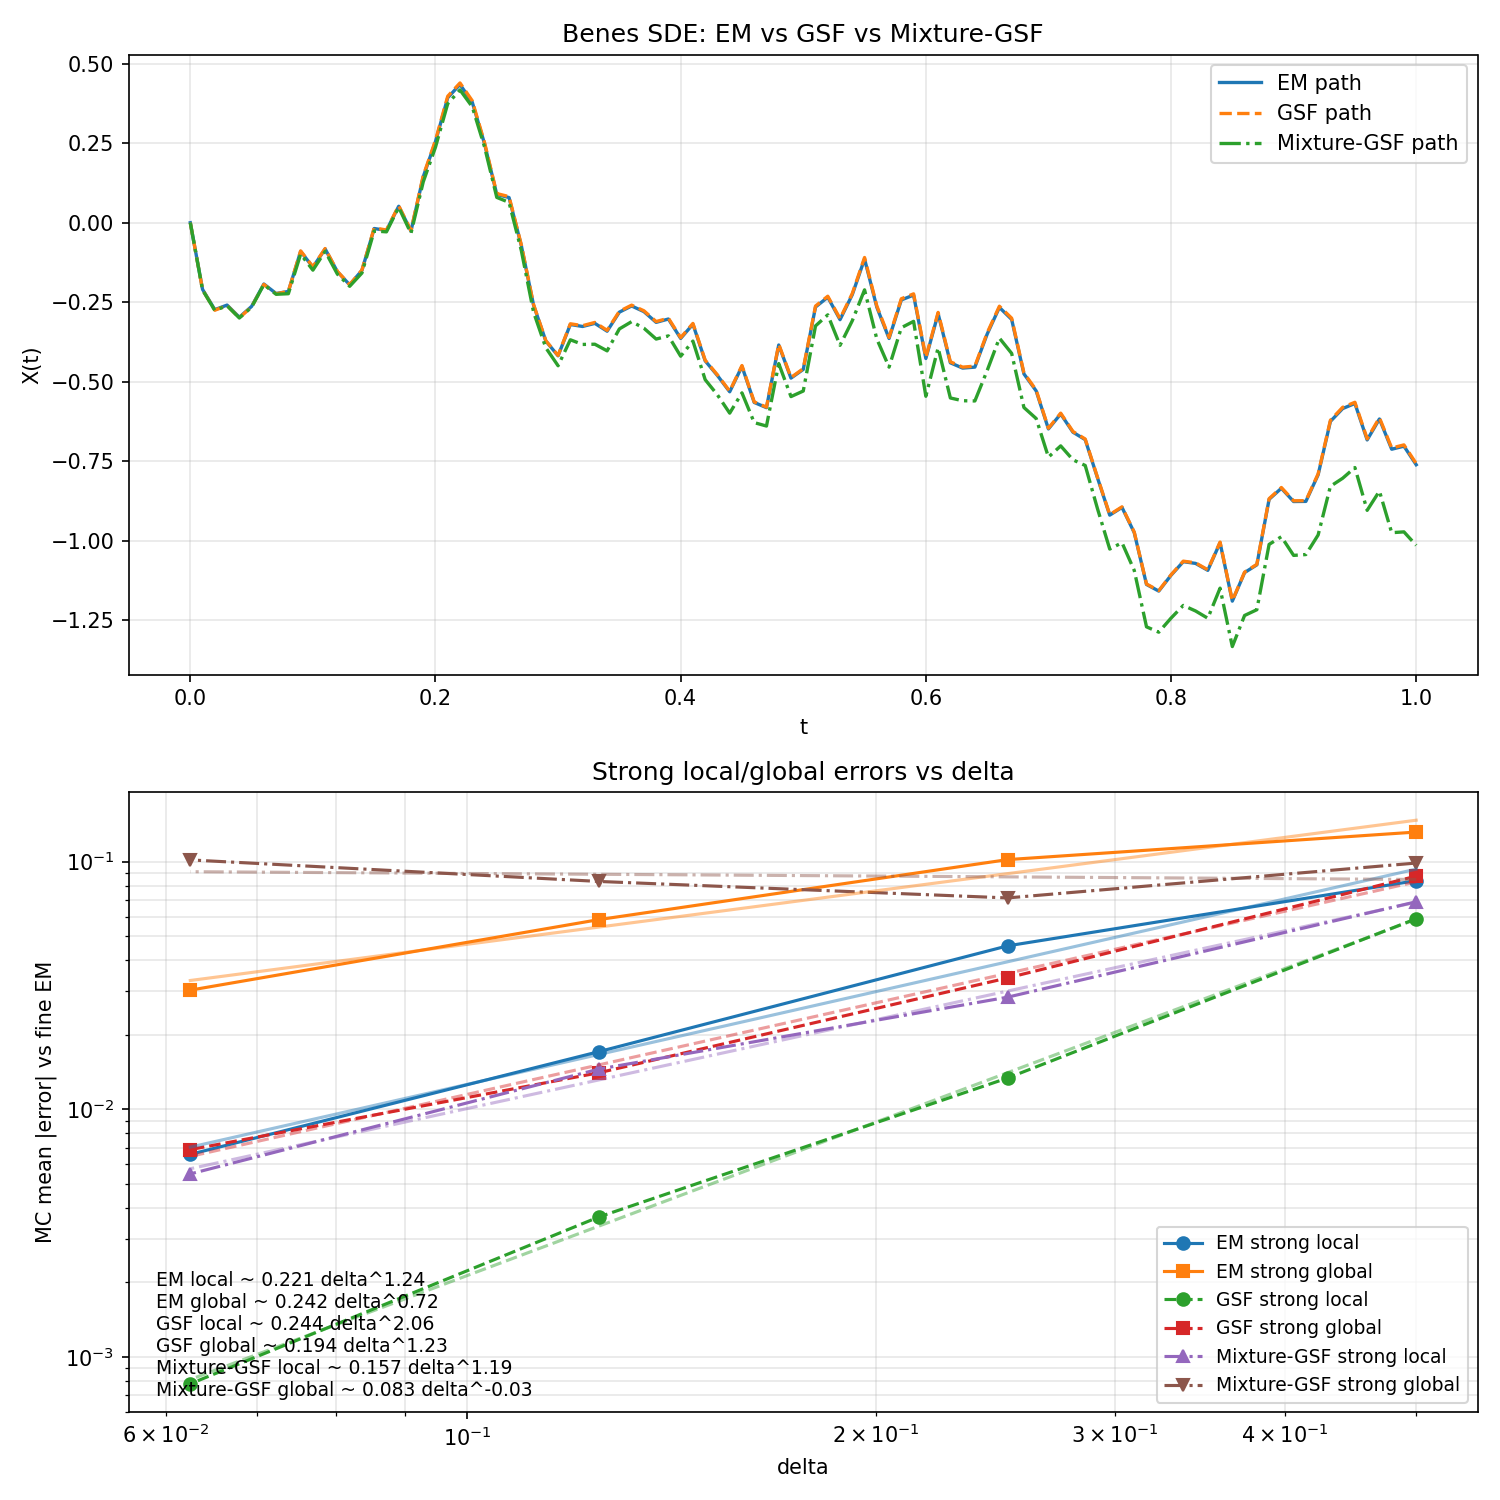

Recreate this plot in Python.
"""
Benes SDE benchmark: Mixture-GSF vs GSF vs Euler-Maruyama (EM).

Exports
-------
TimeConfig
    Time-discretization settings for path generation and convergence tests.
MonteCarloConfig
    Monte Carlo sampling configuration for error statistics.
SolverConfig
    Gaussian SDE Filter numerical parameters.
MixtureConfig
    Mixture-GSF numerical and sampling settings.
ExperimentConfig
    Top-level configuration for the benchmark.
run_experiment
    Compute path samples and strong local/global error curves.
plot_results
    Plot trajectories and log-log strong error convergence curves.
main
    Run the full benchmark and save figures.
"""
# pylint: disable=wrong-import-position
from typing import Optional
from dataclasses import dataclass

from pathlib import Path
import sys
_REPO_ROOT = Path(__file__).resolve().parents[2]
ROOT_STR = str(_REPO_ROOT)
if ROOT_STR not in sys.path:
    sys.path.insert(0, ROOT_STR)

try:
    import matplotlib.pyplot as plt
except ImportError:
    plt = None

import jax
import jax.numpy as jnp
import numpy as np
from tqdm.auto import tqdm

from benchmarks.benchmark_utils import (
    EM_GSF_MGSF_ERROR_SERIES_SPECS,
    POWER_LAW_FIT_HELP_TEXT,
    euler_maruyama_from_increments,
    fit_power_laws_for_error_series,
    format_power_law_text,
    plot_error_data_series,
    plot_fitted_error_series,
    prepare_coupled_discretization,
    resolve_mc_run_seed,
    strong_errors_from_paths,
)

from prob_sde import (
    brownian_and_parabolic_coeffs,
    piecewise_parabolic_brownian,
    IWP2Prior,
    SDESpec,
    solve_sde_pathwise_mixture_with_coeffs,
)
from prob_sde.solvers.sde_solver import (
    TimeGridConfig,
    GSFRunConfig,
    MGSFRunConfig,
    SDESolverConfig,
    solve_sde,
)
from prob_sde.filtering.sde.gaussian_sde_filter import GaussianSDEFilterConfig
from prob_sde.filtering.sde.mixture_sde_filter import (
    EKFConfig,
    SolverConfig as MixtureSolverConfig,
)

@dataclass(frozen=True)
class TimeConfig:
    """
    Time-discretization settings for path generation and convergence tests.

    Attributes
    ----------
    t_final : float
        Final simulation time.
    deltas : tuple[float, ...]
        Coarse step sizes used for Monte Carlo strong-error estimation.
    delta_for_path : float | None
        Step size used for single-path visualization. If ``None``, the first
        value in ``deltas`` is used.
    """

    t_final: float = 1.0
    deltas = (2.0**-1, 2.0**-2, 2.0**-3, 2.0**-4)
    delta_for_path: Optional[float] = 0.01


@dataclass(frozen=True)
class MonteCarloConfig:
    """
    Monte Carlo sampling configuration for error statistics.

    Attributes
    ----------
    num_sample_paths : int
        Number of independent seeds used per step size.
    seed : int | None
        Run-level random seed. If ``None``, a fresh seed is generated.
    """

    num_sample_paths: int = 200
    seed: Optional[int] = None


@dataclass(frozen=True)
class SolverConfig:
    """
    Gaussian SDE Filter numerical parameters.

    Attributes
    ----------
    measurement_noise : float
        Measurement noise used by the filter update model.
    sample_posterior_position : bool
        Whether to sample from posterior position instead of using the mean.
    variance_floor : float
        Lower bound applied to covariance terms for numerical stability.
    initial_cov_scale : float
        Initial covariance scaling used for filter state initialization.
    """

    measurement_noise: float = 0.0
    sample_posterior_position: bool = False
    variance_floor: float = 1e-12
    initial_cov_scale: float = 1e-8


@dataclass(frozen=True)
class MixtureConfig:
    """
    Mixture-GSF numerical and sampling settings.

    Attributes
    ----------
    num_paths_per_seed : int
        Number of pathwise mixture trajectories per Monte Carlo seed.
    use_ekf1_tk_initialization : bool
        Whether to use EKF1 initialization at t_k in Algorithm 3 stepping.
    """

    num_paths_per_seed: int = 500
    use_ekf1_tk_initialization: bool = False
    posterior_ekf_mode: str = "ekf0"


@dataclass(frozen=True)
class ExperimentConfig:
    """
    Top-level configuration for the Benes SDE benchmark.

    Attributes
    ----------
    x0 : float
        Initial SDE state.
    time : TimeConfig
        Time-grid and step-size controls.
    mc : MonteCarloConfig
        Monte Carlo sampling settings.
    solver : SolverConfig
        Gaussian SDE Filter settings.
    mixture : MixtureConfig
        Mixture-GSF settings.
    """

    x0: float = 0.0
    time: TimeConfig = TimeConfig()
    mc: MonteCarloConfig = MonteCarloConfig()
    solver: SolverConfig = SolverConfig()
    mixture: MixtureConfig = MixtureConfig()

def drift(x, _t):
    """Benes drift: tanh(x)."""
    return jnp.tanh(x)

def diffusion(_x, _t):
    """Benes diffusion: constant one."""
    return jnp.array(1)


def gsf_path_facade_coupled(root_key, cfg, delta, num_steps, coeffs_list):
    """One GSF path via `solve_sde` with caller-supplied parabolic coefficients."""
    sde = SDESpec.from_args(drift, diffusion, jnp.asarray(cfg.x0), bm_factory=None)
    run_cfg = _build_gsf_run_config(cfg, coeffs_list=list(coeffs_list))
    solver_cfg = SDESolverConfig(
        method="gsf",
        grid=TimeGridConfig(delta=float(delta), num_steps=int(num_steps), t0=0.0),
        gsf=run_cfg,
    )
    result = solve_sde(root_key, sde, solver_cfg)
    return result.trajectory


def _build_gsf_run_config(cfg, coeffs_list=None):
    """Map experiment config to facade `GSFRunConfig` for `solve_sde(..., method=\"gsf\")`."""
    return GSFRunConfig(
        prior_scale=1.0,
        filter_config=GaussianSDEFilterConfig(
            measurement_noise=cfg.solver.measurement_noise,
            sample_posterior_position=cfg.solver.sample_posterior_position,
            variance_floor=cfg.solver.variance_floor,
            initial_cov_scale=cfg.solver.initial_cov_scale,
            return_beta_coeffs=False,
            ekf_mode="ekf1",
        ),
        coeffs_list=coeffs_list,
        return_uncertainty=False,
    )


def _build_mixture_solver_inputs(delta, cfg):
    """Build Algorithm-3 Mixture-GSF inputs for one step size."""
    sde = SDESpec.from_args(
        drift,
        diffusion,
        jnp.asarray(cfg.x0),
        piecewise_parabolic_brownian,
    )
    prior = IWP2Prior(1.0, measurement_noise=cfg.solver.measurement_noise)
    solver_cfg = MixtureSolverConfig(
        delta=float(delta),
        num_steps=int(round(cfg.time.t_final / delta)),
        return_uncertainty=False,
        ekf=EKFConfig(
            use_ekf1_tk_initialization=cfg.mixture.use_ekf1_tk_initialization,
            posterior_ekf_mode=cfg.mixture.posterior_ekf_mode,
        ),
    )
    return sde, prior, solver_cfg


def _simulate_mixture_paths(root_key, delta, cfg, num_paths):
    """Simulate multiple MGSF trajectories via facade (uncoupled noise per path)."""
    sde = SDESpec.from_args(
        drift,
        diffusion,
        jnp.asarray(cfg.x0),
        piecewise_parabolic_brownian,
    )
    num_steps = int(round(cfg.time.t_final / delta))
    grid = TimeGridConfig(delta=float(delta), num_steps=num_steps, t0=0.0)
    mgsf_run = MGSFRunConfig(
        prior_scale=1.0,
        return_uncertainty=False,
        use_ekf1_tk_initialization=cfg.mixture.use_ekf1_tk_initialization,
    )
    solver_cfg_template = SDESolverConfig(method="mgsf", grid=grid, mgsf=mgsf_run)

    keys = jax.random.split(jax.random.fold_in(root_key, 2), num_paths)
    paths = []
    for key_i in keys:
        result = solve_sde(key_i, sde, solver_cfg_template)
        paths.append(result.trajectory)
    return jnp.asarray(paths)


def _simulate_coupled_paths(root_key, delta, cfg, disc):
    """Simulate reference EM, coarse EM, and facade GSF paths for one seed."""
    x_ref = euler_maruyama_from_increments(
        drift, diffusion, disc.dw_ref, disc.delta_ref, cfg.x0)
    x_em = euler_maruyama_from_increments(
        drift, diffusion, disc.dw_coarse, delta, cfg.x0)
    key_gsf = jax.random.fold_in(root_key, 1)
    x_gsf = gsf_path_facade_coupled(
        key_gsf,
        cfg,
        delta,
        disc.num_steps,
        disc.coeffs_list,
    )
    return x_ref, x_em, x_gsf


def _strong_errors_from_paths(x_ref, x_em, x_gsf, block_size):
    """Compute strong local/global absolute errors for EM and GSF."""
    em_local = jnp.abs(x_em[1] - x_ref[block_size])
    gsf_local = jnp.abs(x_gsf[1] - x_ref[block_size])
    em_global = jnp.abs(x_em[-1] - x_ref[-1])
    gsf_global = jnp.abs(x_gsf[-1] - x_ref[-1])
    return em_local, em_global, gsf_local, gsf_global


def _mixture_errors_from_paths(x_ref, x_mixture_paths, block_size):
    """
    Return per-seed ingredients for weak-mean error aggregation.
    We do NOT compute |path - path| here because MGSF paths are independent from x_ref.
    """
    ref_local = x_ref[block_size]
    ref_global = x_ref[-1]
    mgsf_local_mean = jnp.mean(x_mixture_paths[:, 1])
    mgsf_global_mean = jnp.mean(x_mixture_paths[:, -1])
    return ref_local, ref_global, mgsf_local_mean, mgsf_global_mean

# Coupled MGSF still uses the low-level API;
# sde_solver.solve_mgsf does not support coeffs_list yet.
def mgsf_path_coupled_with_coeffs(delta, cfg, coeffs_list):
    """Simulate one Mixture-GSF trajectory using supplied interval coeffs."""
    sde, prior, solver_cfg = _build_mixture_solver_inputs(delta, cfg)
    _, traj = solve_sde_pathwise_mixture_with_coeffs(
        sde=sde,
        prior=prior,
        config=solver_cfg,
        coeffs_list=coeffs_list,
    )
    return traj

def one_seed_errors(root_key, delta, cfg):
    """Compute EM/GSF/MGSF strong local/global errors for one seed and step."""
    disc = prepare_coupled_discretization(root_key, delta, cfg.time.t_final)
    x_ref, x_em, x_gsf = _simulate_coupled_paths(root_key, delta, cfg, disc)

    em_local, em_global, gsf_local, gsf_global = strong_errors_from_paths(
        x_ref, x_em, x_gsf, disc.block_size
    )

    x_mgsf = mgsf_path_coupled_with_coeffs(delta, cfg, disc.coeffs_list)
    mgsf_local = jnp.abs(x_mgsf[1] - x_ref[disc.block_size])
    mgsf_global = jnp.abs(x_mgsf[-1] - x_ref[-1])

    return em_local, em_global, gsf_local, gsf_global, mgsf_local, mgsf_global

def estimate_errors_for_delta(base_key, delta, cfg, progress_bar=None):
    """Estimate EM/GSF strong errors and MGSF errors for one delta."""
    keys = jax.random.split(base_key, cfg.mc.num_sample_paths)
    vals = []
    for i in range(cfg.mc.num_sample_paths):
        vals.append(one_seed_errors(keys[i], delta, cfg))
        if progress_bar is not None:
            progress_bar.update(1)
    arr = np.asarray(vals, dtype=float)

    em_local = float(np.mean(arr[:, 0]))
    em_global = float(np.mean(arr[:, 1]))
    gsf_local = float(np.mean(arr[:, 2]))
    gsf_global = float(np.mean(arr[:, 3]))
    mgsf_local = float(np.mean(arr[:, 4]))
    mgsf_global = float(np.mean(arr[:, 5]))

    return em_local, em_global, gsf_local, gsf_global, mgsf_local, mgsf_global

def _reconstruct_parabolic_path(times_fine, coeffs_list, eval_fn, delta):
    """Evaluate piecewise-parabolic approximation beta on the fine grid."""
    n_coarse = len(coeffs_list)
    n_fine = len(times_fine) - 1
    block_size = n_fine // n_coarse
    beta_vals = [0.0]
    beta_offset = 0.0
    for k in range(n_coarse):
        coeffs = coeffs_list[k]
        for j in range(1, block_size + 1):
            tau = j * (delta / block_size)
            local = float(eval_fn(tau, delta, *coeffs))
            beta_vals.append(beta_offset + local)
        beta_offset = beta_vals[-1]
    return np.asarray(beta_vals, dtype=float)


def brownian_approx_error(w_fine, beta_fine):
    """Simple diagnostics between sampled Brownian path and beta approximation."""
    diff = np.asarray(beta_fine) - np.asarray(w_fine)
    return {
        "sup_norm": float(np.max(np.abs(diff))),
        "rmse": float(np.sqrt(np.mean(diff * diff))),
    }

def run_experiment(cfg):
    """Run Monte Carlo convergence and generate one representative path triplet."""
    run_seed = resolve_mc_run_seed(cfg.mc.seed)
    print("Using seed =", run_seed)

    key_paths, key_mc = jax.random.split(jax.random.PRNGKey(run_seed), 2)

    _print_solver_settings(cfg)

    path_results = _compute_path_results(key_paths, cfg)
    mc_results = _compute_mc_error_results(key_mc, cfg)
    return {**path_results, **mc_results}


def _print_solver_settings(cfg):
    """Print EKF-related settings used by GSF (facade) and mixture (direct coupled path)."""
    gsf_run = _build_gsf_run_config(cfg, coeffs_list=None)
    print("EKF settings:")
    print("  GSF posterior mode (filter_config): " + str(gsf_run.filter_config.ekf_mode))
    print(
        "  MGSF t_k init (mixture config; coupled path): "
        + str(cfg.mixture.use_ekf1_tk_initialization)
    )
    print(
        "  MGSF posterior mode (mixture config; coupled path): "
        + str(cfg.mixture.posterior_ekf_mode)
    )
    print(
        "  Note: prob_sde.solvers.sde_solver.solve_mgsf fixes posterior_ekf_mode to "
        "\"ekf1\" and uses prior measurement_noise=1e-6 unless you extend MGSFRunConfig."
    )


def _compute_path_results(key_paths, cfg):
    """Generate representative EM/GSF/Mixture-GSF paths and Brownian diagnostics."""
    delta_path = (
        float(cfg.time.delta_for_path)
        if cfg.time.delta_for_path is not None
        else float(cfg.time.deltas[0])
    )
    parabolic_data = brownian_and_parabolic_coeffs(
        jax.random.fold_in(key_paths, 0),
        cfg.time.t_final,
        delta_path * delta_path,
        delta_path,
    )
    times = parabolic_data["times"]
    w = parabolic_data["w"]
    dw_coarse = parabolic_data["dw_coarse"]
    coeffs_list = parabolic_data["coeffs_list"]
    eval_fn = parabolic_data["eval_parabolic"]

    beta_path = _reconstruct_parabolic_path(times, coeffs_list, eval_fn, delta_path)
    path_em = euler_maruyama_from_increments(
        drift, diffusion, dw_coarse, delta_path, cfg.x0)

    key_gsf = jax.random.fold_in(key_paths, 1)
    num_steps_path = len(coeffs_list)
    path_gsf = gsf_path_facade_coupled(
        key_gsf,
        cfg,
        delta_path,
        num_steps_path,
        coeffs_list,
    )

    path_mgsf = mgsf_path_coupled_with_coeffs(delta_path, cfg, coeffs_list)

    return {
        "ts_path": np.asarray(jnp.linspace(0.0, cfg.time.t_final, len(dw_coarse) + 1)),
        "path_em": np.asarray(path_em),
        "path_gsf": np.asarray(path_gsf),
        "path_mgsf": np.asarray(path_mgsf),
        "times_bm": np.asarray(times),
        "w_fine": np.asarray(w),
        "beta_approx": np.asarray(beta_path),
        "bm_diag": brownian_approx_error(w, beta_path),
    }

def _compute_mc_error_results(key_mc, cfg):
    """Estimate strong local/global error curves across configured step sizes."""
    series = {
        "em_local": [],
        "em_global": [],
        "gsf_local": [],
        "gsf_global": [],
        "mgsf_local": [],
        "mgsf_global": [],
    }

    total_mc = len(cfg.time.deltas) * cfg.mc.num_sample_paths
    with tqdm(total=total_mc, desc="MC", dynamic_ncols=True) as mc_bar:
        for idx, delta in enumerate(cfg.time.deltas):
            key_i = jax.random.fold_in(key_mc, idx)
            estimates = estimate_errors_for_delta(
                key_i, delta, cfg, progress_bar=mc_bar)
            for name, value in zip(series, estimates):
                series[name].append(value)
            mc_bar.set_postfix(
                delta=float(delta),
                em_g=round(estimates[1], 5),
                gsf_g=round(estimates[3], 5),
                mgsf_g=round(estimates[5], 5),
            )

    mc_bar.close()
    return {
        "deltas": np.asarray(cfg.time.deltas),
        **{name: np.asarray(values) for name, values in series.items()},
    }

def plot_results(results):
    """Create path comparison and strong-error log-log plots."""
    if plt is None:
        print("matplotlib is not installed. Install matplotlib to plot figures.")
        return

    fig, axes = plt.subplots(2, 1, figsize=(10, 10))
    _plot_path_panel(axes[0], results)
    _plot_error_panel(axes[1], results)

    fig.tight_layout()
    out = "benes_mgsf_gsf_em.png"
    fig.savefig(out, dpi=150)
    plt.show()
    plt.close(fig)
    print("Saved " + out)


def _plot_path_panel(ax, results):
    """Plot representative EM, GSF, and Mixture-GSF sample paths."""
    ax.plot(results["ts_path"], results["path_em"], label="EM path", linewidth=1.6)
    ax.plot(
        results["ts_path"],
        results["path_gsf"],
        label="GSF path",
        linewidth=1.6,
        linestyle="--",
    )
    ax.plot(
        results["ts_path"],
        results["path_mgsf"],
        label="Mixture-GSF path",
        linewidth=1.6,
        linestyle="-.",
    )
    ax.set_xlabel("t")
    ax.set_ylabel("X(t)")
    ax.set_title("Benes SDE: EM vs GSF vs Mixture-GSF")
    ax.grid(True, alpha=0.3)
    ax.legend()


def _plot_error_panel(ax, results):
    """Plot strong errors and fitted power laws on log-log axes."""
    deltas = np.asarray(results["deltas"])
    plot_error_data_series(
        ax, deltas, results, EM_GSF_MGSF_ERROR_SERIES_SPECS)

    if deltas.shape[0] >= 2:
        fits = fit_power_laws_for_error_series(
            deltas, results, EM_GSF_MGSF_ERROR_SERIES_SPECS)
        plot_fitted_error_series(
            ax, deltas, fits, EM_GSF_MGSF_ERROR_SERIES_SPECS)
        ax.text(
            0.02,
            0.02,
            format_power_law_text(fits, EM_GSF_MGSF_ERROR_SERIES_SPECS),
            transform=ax.transAxes,
            fontsize=9,
            va="bottom",
        )
    else:
        ax.text(
            0.02,
            0.02,
            POWER_LAW_FIT_HELP_TEXT,
            transform=ax.transAxes,
            fontsize=9,
            va="bottom",
        )

    ax.set_xlabel("delta")
    ax.set_ylabel("MC mean |error| vs fine EM")
    ax.set_title("Strong local/global errors vs delta")
    ax.grid(True, which="both", alpha=0.3)
    ax.legend(fontsize=9)


def print_error_comparison_table_mixture(results):
    """Print EM-vs-GSF-vs-MGSF comparison table for local/global errors.

    Parameters
    ----------
    results : dict[str, np.ndarray]
        Dictionary returned by `run_experiment`, containing:
        `deltas`, `em_local`, `em_global`, `gsf_local`, `gsf_global`,
        `mgsf_local`, `mgsf_global`.
    """
    deltas = np.asarray(results["deltas"], dtype=float)
    em_local = np.asarray(results["em_local"], dtype=float)
    gsf_local = np.asarray(results["gsf_local"], dtype=float)
    mgsf_local = np.asarray(results["mgsf_local"], dtype=float)
    em_global = np.asarray(results["em_global"], dtype=float)
    gsf_global = np.asarray(results["gsf_global"], dtype=float)
    mgsf_global = np.asarray(results["mgsf_global"], dtype=float)

    headers = (
        "delta",
        "EM local",
        "GSF local",
        "MGSF local",
        "Best local",
        "EM global",
        "GSF global",
        "MGSF global",
        "Best global",
    )
    widths = (10, 12, 12, 12, 10, 12, 12, 13, 11)
    separator = "-+-".join("-" * width for width in widths)

    print("\nError comparison: EM vs GSF vs MGSF (MC means)")
    print(_error_comparison_table_row(headers, widths))
    print(separator)

    for i in range(deltas.shape[0]):
        local_best = _error_method_winners(
            em_local[i], gsf_local[i], mgsf_local[i]
        )
        global_best = _error_method_winners(
            em_global[i], gsf_global[i], mgsf_global[i]
        )
        table_row = (
            f"{deltas[i]:.6f}",
            _format_error_comparison_float(em_local[i]),
            _format_error_comparison_float(gsf_local[i]),
            _format_error_comparison_float(mgsf_local[i]),
            local_best,
            _format_error_comparison_float(em_global[i]),
            _format_error_comparison_float(gsf_global[i]),
            _format_error_comparison_float(mgsf_global[i]),
            global_best,
        )
        print(_error_comparison_table_row(table_row, widths,))

def _format_error_comparison_float(value):
    """Format a scalar error for the EM/GSF/MGSF comparison table."""
    return f"{value:.3e}"


def _error_method_winners(em_val, gsf_val, mgsf_val):
    """Return slash-joined method names tied for the smallest error."""
    min_val = min(em_val, gsf_val, mgsf_val)
    winners = []
    if em_val == min_val:
        winners.append("EM")
    if gsf_val == min_val:
        winners.append("GSF")
    if mgsf_val == min_val:
        winners.append("MGSF")
    return "/".join(winners)


def _error_comparison_table_row(values, widths):
    """Right-justify cell strings to ``widths`` and join with ``' | '``."""
    cells = [str(value).rjust(width) for value, width in zip(values, widths)]
    return " | ".join(cells)


def main():
    """Run Benes SDE benchmark and plots for EM, GSF, and Mixture-GSF."""
    cfg = ExperimentConfig()
    results = run_experiment(cfg)
    print_error_comparison_table_mixture(results)
    plot_results(results)

if __name__ == "__main__":
    main()
